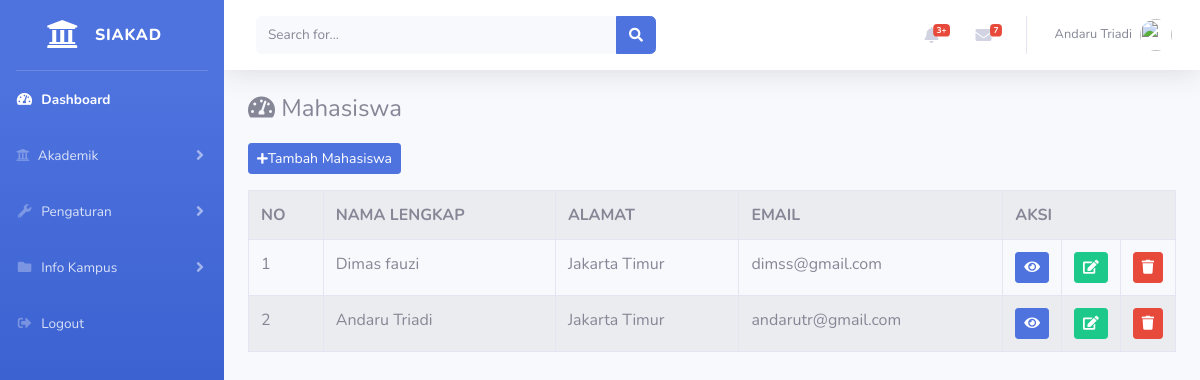
/index.php/administrator/mahasiswa, run on the app's committed database.
### tables this page shows
CREATE TABLE `mahasiswa` (
  `id` int(11) NOT NULL,
  `nim` varchar(11) NOT NULL,
  `nama_lengkap` varchar(120) NOT NULL,
  `alamat` varchar(255) NOT NULL,
  `email` varchar(20) NOT NULL,
  `telepon` varchar(20) NOT NULL,
  `tempat_lahir` varchar(120) NOT NULL,
  `tanggal_lahir` date NOT NULL,
  `jenis_kelamin` varchar(120) NOT NULL,
  `nama_prodi` varchar(120) NOT NULL,
  `photo` varchar(255) NOT NULL
);

### application/controllers/administrator/mahasiswa.php (called while the page is built, shortened)
<?php
class Mahasiswa extends CI_Controller{
	public function index(){
		$data['mahasiswa'] = $this->mahasiswa_model->tampil_data('mahasiswa')->result();
		$data['prodi'] = $this->prodi_model->tampil_data('prodi')->result();
		$this->load->view('templates_administrator/header');
		$this->load->view('templates_administrator/sidebar');
		$this->load->view('administrator/mahasiswa', $data);
		$this->load->view('templates_administrator/footer');
	}
}

### index.php (called while the page is built, shortened)
<?php
require_once BASEPATH.'core/CodeIgniter.php';

### application/models/mahasiswa_model.php (called while the page is built, shortened)
<?php
class Mahasiswa_model extends CI_Model{
	public function tampil_data($table){
		return $this->db->get($table);
	}
}

### application/views/administrator/mahasiswa.php (the view, shortened to what this page needs)
<div class="container-fluid">
	<h4>
        <i class="fas fa-tachometer-alt mb-3"></i> Mahasiswa
    </h4>
    <a href="<?= base_url('administrator/mahasiswa/tambah_mahasiswa') ?>" class="btn btn-sm btn-primary mb-3"><i class="fas fa-sm fa-plus"></i>Tambah Mahasiswa</a>
	<table class="table table-bordered table-striped table-hover">
		<tr>
			<th>NO</th>
			<th>NAMA LENGKAP</th>
			<th>ALAMAT</th>
			<th>EMAIL</th>
			<th colspan="3">AKSI</th>
		</tr>
		<?php
		$i = 1;
		foreach($mahasiswa as $mhs) : ?>
		<tr>
			<td><?= $i++ ?></td>
			<td><?= $mhs->nama_lengkap ?></td>
			<td><?= $mhs->alamat ?></td>
			<td><?= $mhs->email ?></td>
			<td width="20px">
    			<a href="<?= base_url('administrator/mahasiswa/detail/').$mhs->id ?>" class="btn btn-sm btn-primary"><i class="fa fa-eye"></i></a>
    		</td>
			<td width="20px">
    			<a href="<?= base_url('administrator/mahasiswa/update/').$mhs->id ?>" class="btn btn-sm btn-success"><i class="fa fa-edit"></i></a>
    		</td>
    		<td width="20px">
    			<a href="<?= base_url('administrator/mahasiswa/delete/').$mhs->id ?>" class="btn btn-sm btn-danger"><i class="fa fa-trash"></i></a>
    		</td>
		</tr>
		<?php endforeach; ?>
	</table>
</div>

### data on the page
mahasiswa: nama_lengkap "Dimas fauzi", alamat "Jakarta Timur", email "dimss@gmail.com"
mahasiswa: nama_lengkap "Andaru Triadi", alamat "Jakarta Timur", email "andarutr@gmail.com"
